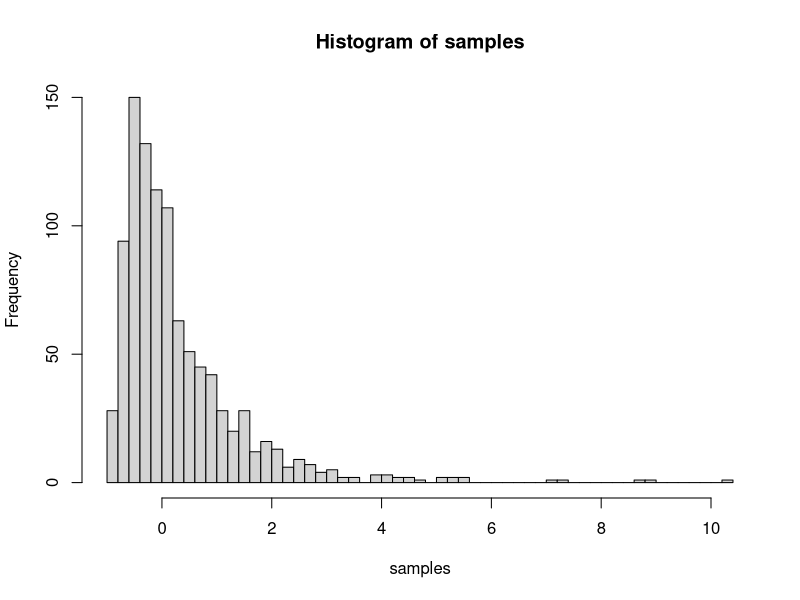
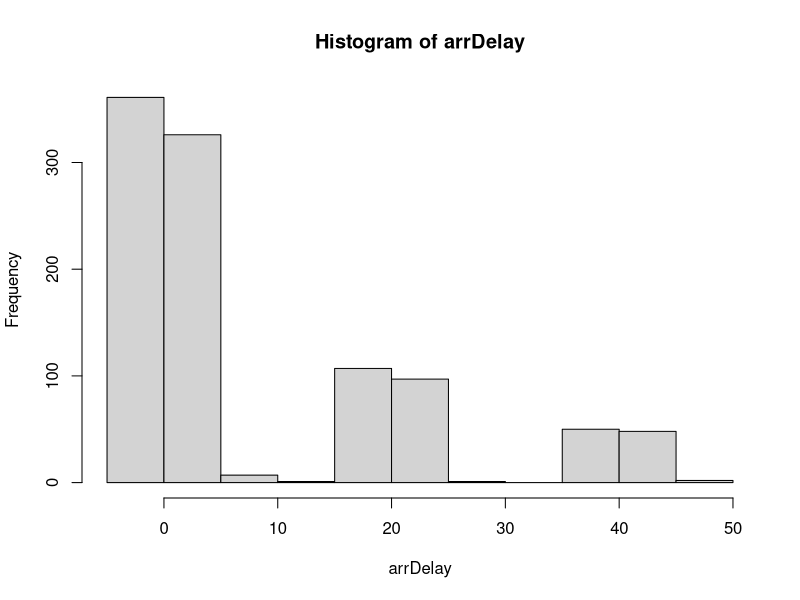

R code for these plots, in order: (Note: this script raises an error after producing the figures.)
# sample of a mixture model of log normal distribution and multinomial classes

samples = rlnorm(1000, sdlog = 0.8) - 1
hist(samples, breaks = 50)

pr1 = 0.7
pr2 = 0.2
pr3 = 0.1

arrDelay = samples + t(c(0,20,40)) %*% rmultinom(1000,1,c(0.7,0.2,0.1))
hist(arrDelay)
mean(arrDelay)
median(arrDelay)

# Modelling distribution arrival of second train
trains_va = read.fst("~/Thesis/Data_Niko/2024-01-09-v2/Vö/trains.fst")

# filter out trains without arrival delay (trains starting at Växjö)
trains_va = trains_va %>% filter(!is.na(ArrivalDelay))
# filter out trains going to Alvesta (alvesta in ViaToLocation)
trains_va = trains_va %>% filter(!str_detect(ViaToLocation, "Av"))

mean((trains_va$ArrivalDelay))
hist(as.numeric(trains_va$ArrivalDelay), breaks = 50, main = "Histogram of arrivals in Växjö")
